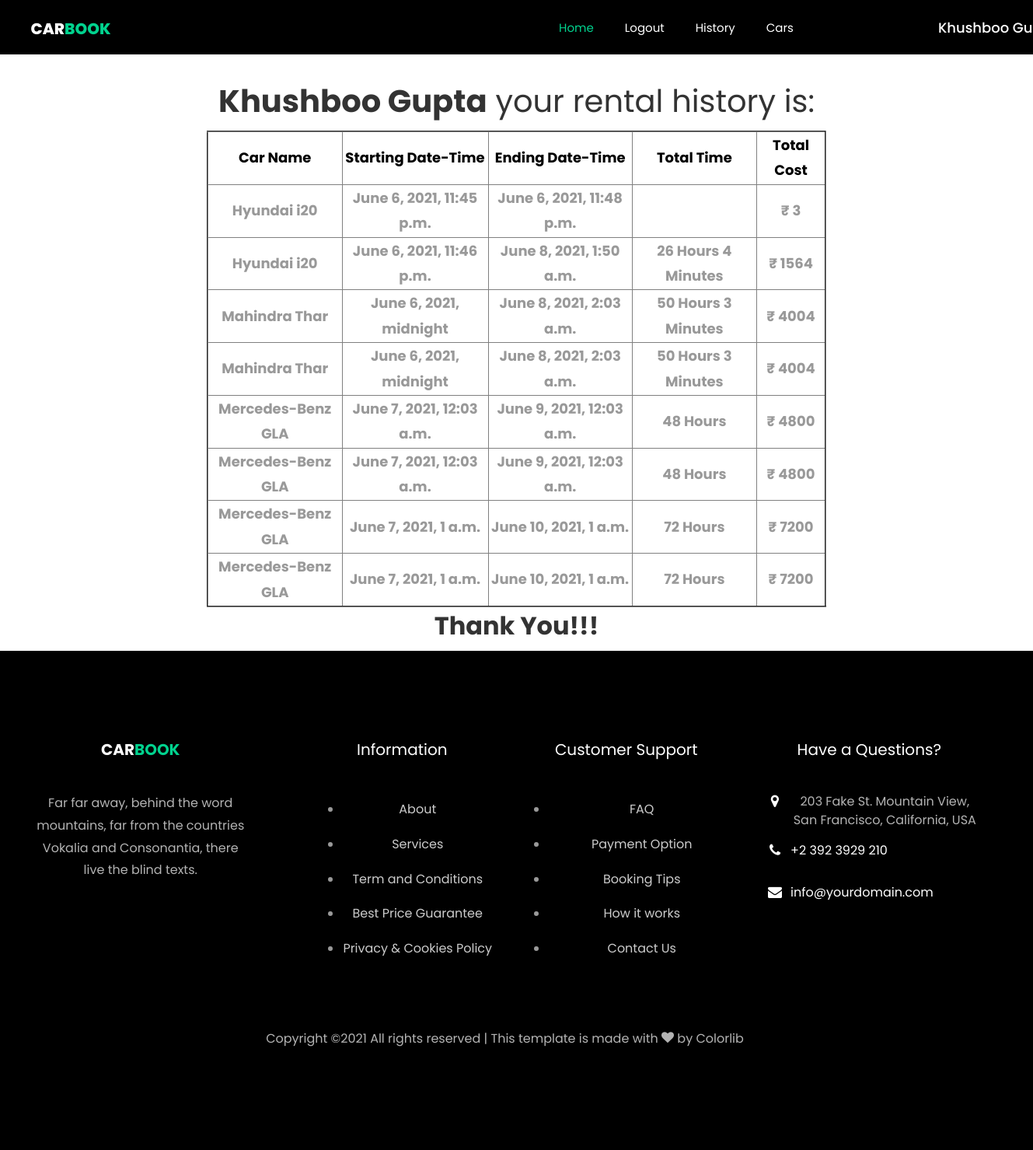
/rent/history/ (signed in), run on the app's committed database.
### accounts/models.py (models this page shows, shortened)
class User(AbstractBaseUser):
    email = models.EmailField(unique=True,max_length=255)
    password = models.CharField(max_length=100,null=True)
    name = models.CharField(max_length=100,null=True)
    phone =PhoneNumberField(null=True, blank=True)
    is_staff = models.BooleanField(default=False)
    is_superuser = models.BooleanField(default=False)
    is_admin = models.BooleanField(default=False)
    is_active = models.BooleanField(default=True)
    objects = UserManager()
    USERNAME_FIELD = 'email'
    REQUIRED_FIELDS = ['password','name','phone']
    class Meta:
        app_label = "accounts"
        db_table = "user"

### rent/models.py (models this page shows, shortened)
class RentCar(models.Model):
    user = models.ForeignKey(settings.AUTH_USER_MODEL, on_delete=models.CASCADE)
    car = models.ForeignKey(Car, on_delete=models.CASCADE)
    start = models.DateTimeField()
    end = models.DateTimeField()
    time = models.CharField(max_length=100)
    cost = models.CharField(max_length=10)

### index/models.py (models this page shows)
class Car(models.Model):
    name = models.CharField(unique=True,max_length=100)
    engine = models.CharField(max_length=50)
    door = models.IntegerField()
    img = models.ImageField(upload_to='pics')
    seats = models.IntegerField()
    mileage = models.CharField(max_length=20)
    luggage = models.IntegerField()
    fuel = models.CharField(max_length=20)
    transmission=models.CharField(max_length=30)
    instock = models.IntegerField()
    rent = models.IntegerField()
    offer = models.BooleanField(default=False)

### rent/views.py (the view)
# urls.py: path('history/', views.historylist.as_view(), name="history")
class historylist(ListView):
    model=RentCar
    template_name='history.html'
    def get_queryset(self):
        return RentCar.objects.filter(user=self.request.user)

### templates/history.html
{% extends 'main.html' %}
{% block content %}
<div style="width: 100%; height:70px; background-color:black"></div>
<div style="margin-top:30px; text-align:center">
    <h1><strong>{{user.name}}</strong> your rental history is:</h1>
    <table border="2" style="width:60%;margin:0 auto;border-collapse:collapse;text-align:center; font-size:18px;">
        <tr style="color: black;">
            <th>Car Name</th>
            <th>Starting Date-Time</th>
            <th>Ending Date-Time</th>
            <th>Total Time</th>
            <th>Total Cost</th>
        </tr>
        {%for rentcar in rentcar_list %}
        <tr>
            <th>{{rentcar.car.name}}</th>
            <th>{{rentcar.start}}</th>
            <th>{{rentcar.end}}</th>
            <th>{{rentcar.time}}</th>
            <th>{{rentcar.cost}}</th>
        </tr>
        {% endfor %}
    </table>
    <h2><strong>Thank You!!!</strong></h2>
{% endblock %}

### templates/nav.html (shortened to what this page needs)
<nav class="navbar navbar-expand-lg navbar-dark ftco_navbar bg-dark ftco-navbar-light" id="ftco-navbar">
  <div class="container">
    <a class="navbar-brand" href="index.html">Car<span>Book</span></a>
      <div class="collapse navbar-collapse" id="ftco-nav">
        <ul class="navbar-nav ml-auto">
          <li class="nav-item active"><a href="{% url 'home' %}" class="nav-link">Home</a></li>
          {% if user.is_authenticated %}
          <li class="nav-item"><a href="{% url 'logout' %}" class="nav-link">Logout</a></li>
          <li class="nav-item"><a href="{% url 'history' %}" class="nav-link">History</a></li>
          {% else %}
          <li class="nav-item"><a href="{% url 'register' %}" class="nav-link">Register</a></li>
          <li class="nav-item"><a href="{% url 'login' %}" class="nav-link">Login</a></li>
          {% endif %}
          <li class="nav-item"><a href="{% url 'dispcars' %}" class="nav-link">Cars</a></li>
          {% if user.is_authenticated %}
          <li class="nav-item"><span class="username">{{user.name}}</span></li>
          {% endif %}
        </ul>
      </div>
    </div>
  </nav>

### data on the page
User: name "Khushboo…", name "Khushboo Gupta"
RentCar: car.name "Hyundai i20", start "June 6, 2021, 11:45 p.m.", end "June 6, 2021, 11:48 p.m.", cost "₹ 3"
RentCar: car.name "Hyundai i20", start "June 6, 2021, 11:46 p.m.", end "June 8, 2021, 1:50 a.m.", time "26 Hours 4 Minutes", cost "₹ 1564"
RentCar: car.name "Mahindra Thar", start "June 6, 2021, midnight", end "June 8, 2021, 2:03 a.m.", time "50 Hours 3 Minutes", cost "₹ 4004"
RentCar: car.name "Mahindra Thar", start "June 6, 2021, midnight", end "June 8, 2021, 2:03 a.m.", time "50 Hours 3 Minutes", cost "₹ 4004"
RentCar: car.name "Mercedes-Benz GLA", start "June 7, 2021, 12:03 a.m.", end "June 9, 2021, 12:03 a.m.", time "48 Hours", cost "₹ 4800"
RentCar: car.name "Mercedes-Benz GLA", start "June 7, 2021, 12:03 a.m.", end "June 9, 2021, 12:03 a.m.", time "48 Hours", cost "₹ 4800"
RentCar: car.name "Mercedes-Benz GLA", start "June 7, 2021, 1 a.m.", end "June 10, 2021, 1 a.m.", time "72 Hours", cost "₹ 7200"
RentCar: car.name "Mercedes-Benz GLA", start "June 7, 2021, 1 a.m.", end "June 10, 2021, 1 a.m.", time "72 Hours", cost "₹ 7200"
